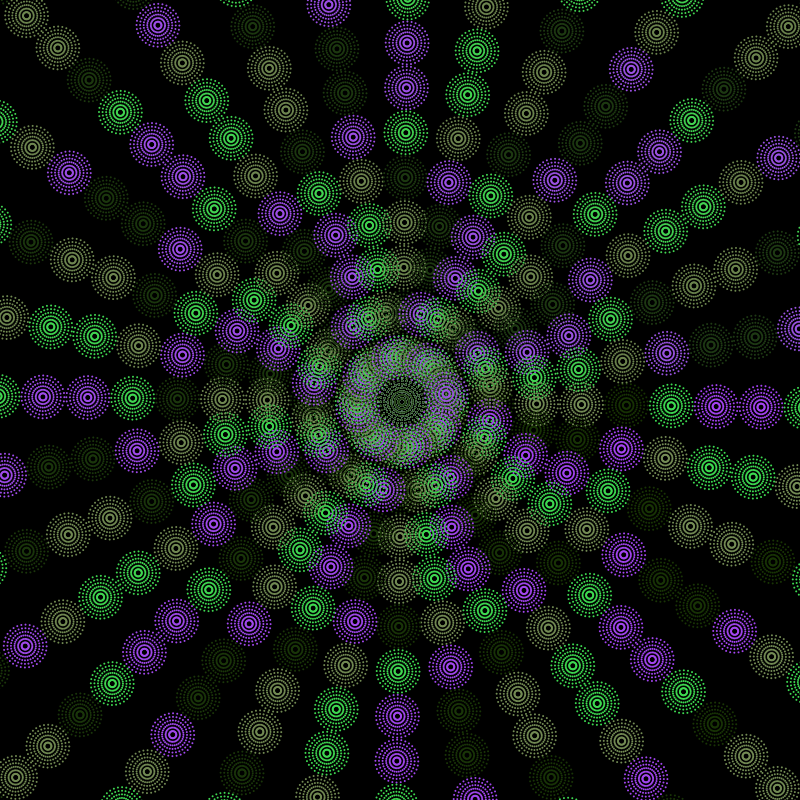
Frame 1 (no input)
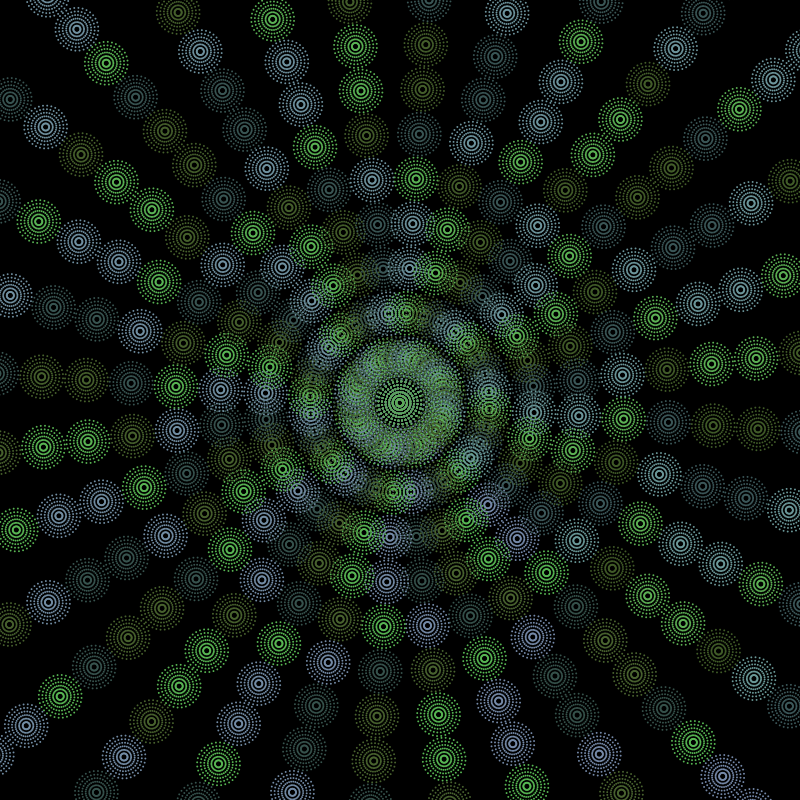
Frame 60 (the mouse pressed at the canvas centre just before this capture)
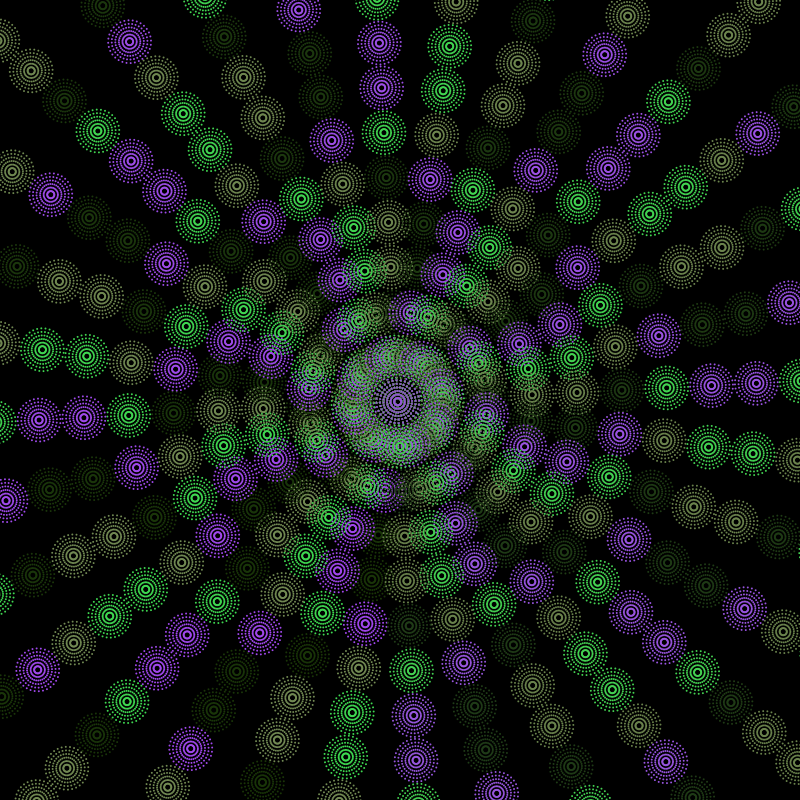
Frame 120 (the mouse held since frame 60 and released just before this capture)

The Processing sketch that drew these frames (run headless with seeded random() and noise(); from frame 60 on, the mouse is pressed at the canvas centre):

// Processing sketch: circDala
// ── circDala.pde
int lerpToggle;
float lerpVal = 0;
float lerpInc = 0.01;
color col;
color col0 = #DC3522;
color col1 = #D9CB9E;
color col2 = #374140;
color col3 = #2A2C2B;
color col4 = #1E1E20;
int bgrToggle = 0;
float rotInc;

void setup() {
  size(800, 800);
  background(0);
  shapeMode(CENTER);
  genCols();
}

void draw() {
  translate(width/2, height/2);
  rotInc += 0.0143;
  rotate(rotInc);
  pushMatrix();
  if(bgrToggle % 2 == 0) background(0);
  //playVars
  float d = width;
  float tauDiv = abs(32);
  float angle = TAU/tauDiv;
  float count = 18.0;
  float dotCircAngle = 32;
  float dAngle = 32;
  float dotCircCount = 7.0;
  float size = abs(2.0);
  for (float a = 0; a < TAU-0.0; a += angle) {
    for (float c = 0; c < count; c++) {
      float x = 2+d / count * c * cos(a);
      float y = 2+d / count * c * sin(a);
      noStroke();
      //lerpInc = c*0.00315;
      //lerpVal += lerpInc;
      //if (lerpVal > 1) {
      //  lerpVal = 0;
      //  lerpToggle++;
      //}
      //if (lerpToggle > 4) lerpToggle = 0;
      //if (lerpToggle == 0) col = lerpColor(col0, col1, lerpVal);
      //if (lerpToggle == 1) col = lerpColor(col1, col2, lerpVal);
      //if (lerpToggle == 2) col = lerpColor(col2, col3, lerpVal);
      //if (lerpToggle == 3) col = lerpColor(col3, col4, lerpVal);
      //if (lerpToggle == 4) col = lerpColor(col4, col0, lerpVal);
      //fill(col);
      dotCircle(x, y, width/dAngle, TAU/dotCircAngle, dotCircCount, size, (int) c);
      c += 0.01;
    }
  }
  popMatrix();
}

void dotCircle(float sx, float sy, float d, float angle, float count, float size, int num) {
  lerpInc = 0.00019;
  lerpVal += lerpInc;
  if (lerpVal > 1) {
    lerpVal = 0;
    lerpToggle++;
  }
  lerpToggle = (lerpToggle + num) % 4;
  if (lerpToggle == 0) col = lerpColor(col0, col1, lerpVal);
  if (lerpToggle == 1) col = lerpColor(col1, col2, lerpVal);
  if (lerpToggle == 2) col = lerpColor(col2, col3, lerpVal);
  if (lerpToggle == 3) col = lerpColor(col3, col4, lerpVal);
  if (lerpToggle == 4) col = lerpColor(col4, col0, lerpVal);
  fill(col);
  for (float a = 0; a < TAU; a += angle) {
    for (float c = 1; c < count; c++) {
      pushMatrix();
      rotate(0.000);
      float x = sx + d / count * c * cos(a);
      float y = sy + d / count * c * sin(a);
      ellipse(x, y, size, size);
      popMatrix();
    }
  }
}

void genCols(){
  col0 = color(random(0, 255), random(0, 255), random(0, 255));
  col1 = color(random(0, 255), random(0, 255), random(0, 255));
  col2 = color(random(0, 255), random(0, 255), random(0, 255));
  col3 = color(random(0, 255), random(0, 255), random(0, 255));
  col4 = color(random(0, 255), random(0, 255), random(0, 255));
}

void keyPressed(){
  if (key == 'f') bgrToggle++;
  if (key == 'g') genCols();
}
